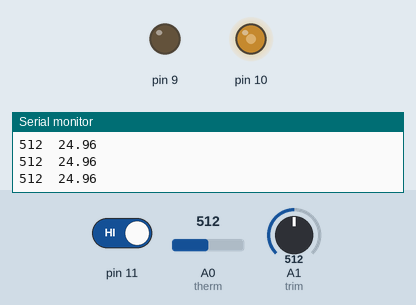
Simulated run of this sketch. Board: Arduino Uno, built with avr-gcc and run on an emulated ATmega328P. Shown: output pins drawn as LEDs (lit = HIGH), the last lines printed to the serial monitor. The inputs (shaded band) are chosen by the test bench; at power-on: A1 (trim) = 512, pin 11 HIGH, A0 (therm) = 512.

Above: at 1.2 s.
1.3 s: A1 (trim) set to 716
At 2.0 s:
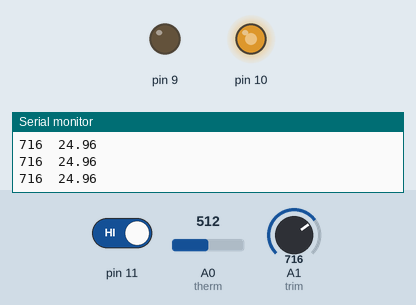
2.8 s: pin 11 driven LOW
At 4.0 s:
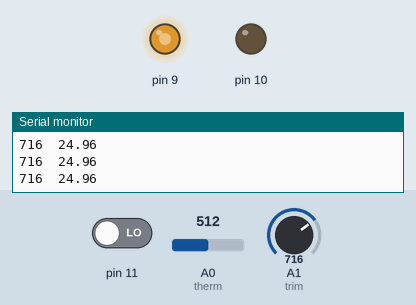
4.3 s: A1 (trim) set to 900
At 5.5 s:
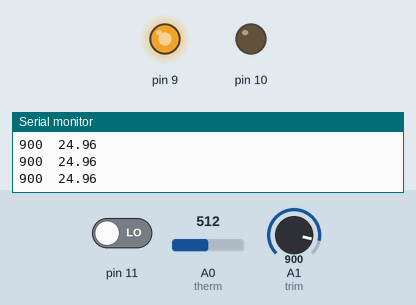
5.8 s: pin 11 driven HIGH
At 6.7 s:
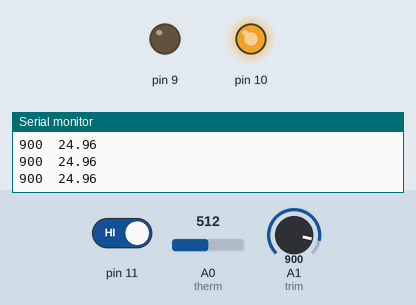
7.3 s: A1 (trim) set to 122
At 8.5 s:
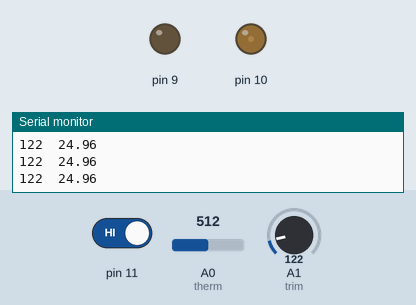
8.8 s: pin 11 driven LOW
At 9.1 s:
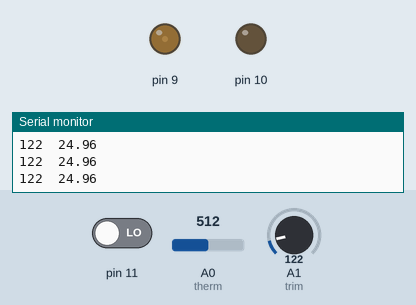
Timing chart, 0 to 11.3 s (numbered marks = the images above; inputs shaded):
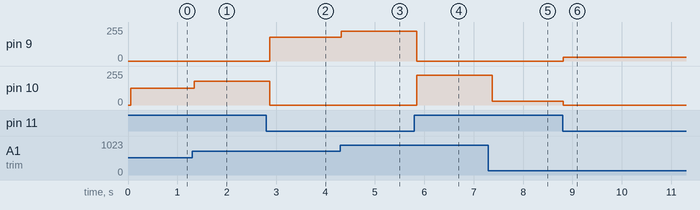

The sketch:

lab3part2.ino
```cpp
const int trim= A1;
const int therm=A0;

unsigned long t=0.0;
int sample_count=500;
double R0 = 100*1000.0;

void setup() {
  Serial.begin(9600);
  pinMode(trim, INPUT);
  pinMode(therm, INPUT);
  pinMode(9, OUTPUT);
  pinMode(10, OUTPUT);
  pinMode(11,INPUT);
}

void loop() {
  double AdcAve=averageAdcSamples(sample_count);
  double VoltAve=adcToVoltage(AdcAve);
  double resistance=voltageToResistance(VoltAve);
  double temperature=resistanceToCelsius(resistance);
  trimpod();
  Serial.println(temperature);
  delay(10);
}

void trimpod ()
{
  int val = analogRead(trim); // Read trimpod (0 to 1023)
  Serial.print(val);
  Serial.print("\t");
  if(digitalRead(11)==LOW)
  {
      analogWrite(9, map(val, 0, 1023, 0, 255));
      digitalWrite(10, LOW);
  }
 else {
    digitalWrite(9, LOW);
    analogWrite(10, map(val, 0,1023, 0, 255));
  }
  delay(10);
}
double averageAdcSamples (int numAve)
{
  double AdcAve = 0.;
  long t1=micros();
    for (int i = 0; i < numAve; i++){
    int sensorValue = analogRead(A0);
    AdcAve += sensorValue;
  }
  long t2=micros();
   t = (t2-t1)/1000.0;
  AdcAve = AdcAve/numAve;
  return AdcAve;
}

double adcToVoltage(double AdcAve){
  double voltAve = AdcAve * (5/1023.);
  return voltAve;
}

double voltageToResistance(double V_out)
{
  double R1=100*1000.;
  double R2 = ((R1*V_out)/(5.0-V_out)) ;
  return R2;
}

double resistanceToCelsius(double R){
  double kelvin = ((4540.0)/((log(R/R0)+(4540.0/(25.0+273.15)))));
  //kelvin = 1./(1./(25.0 + 273.15) + log(R/R0) / 4540.0);
  double celsius = kelvin -273.15;
  return celsius;

}
```

Measured:
- after the input at 1.3 s, pin 10: 127/255 → 178/255 after 0.05 s
- after the input at 2.8 s, pin 9: 0/255 → 178/255 after 0.07 s; pin 10: 178/255 → 0/255 after 0.07 s
- after the input at 4.3 s, pin 9: 178/255 → 224/255 at once
- after the input at 5.8 s, pin 9: 224/255 → 0/255 after 0.05 s; pin 10: 0/255 → 224/255 after 0.05 s
- after the input at 7.3 s, pin 10: 224/255 → 30/255 after 0.07 s
- after the input at 8.8 s, pin 9: 0/255 → 30/255 at once; pin 10: 30/255 → 0/255 at once
